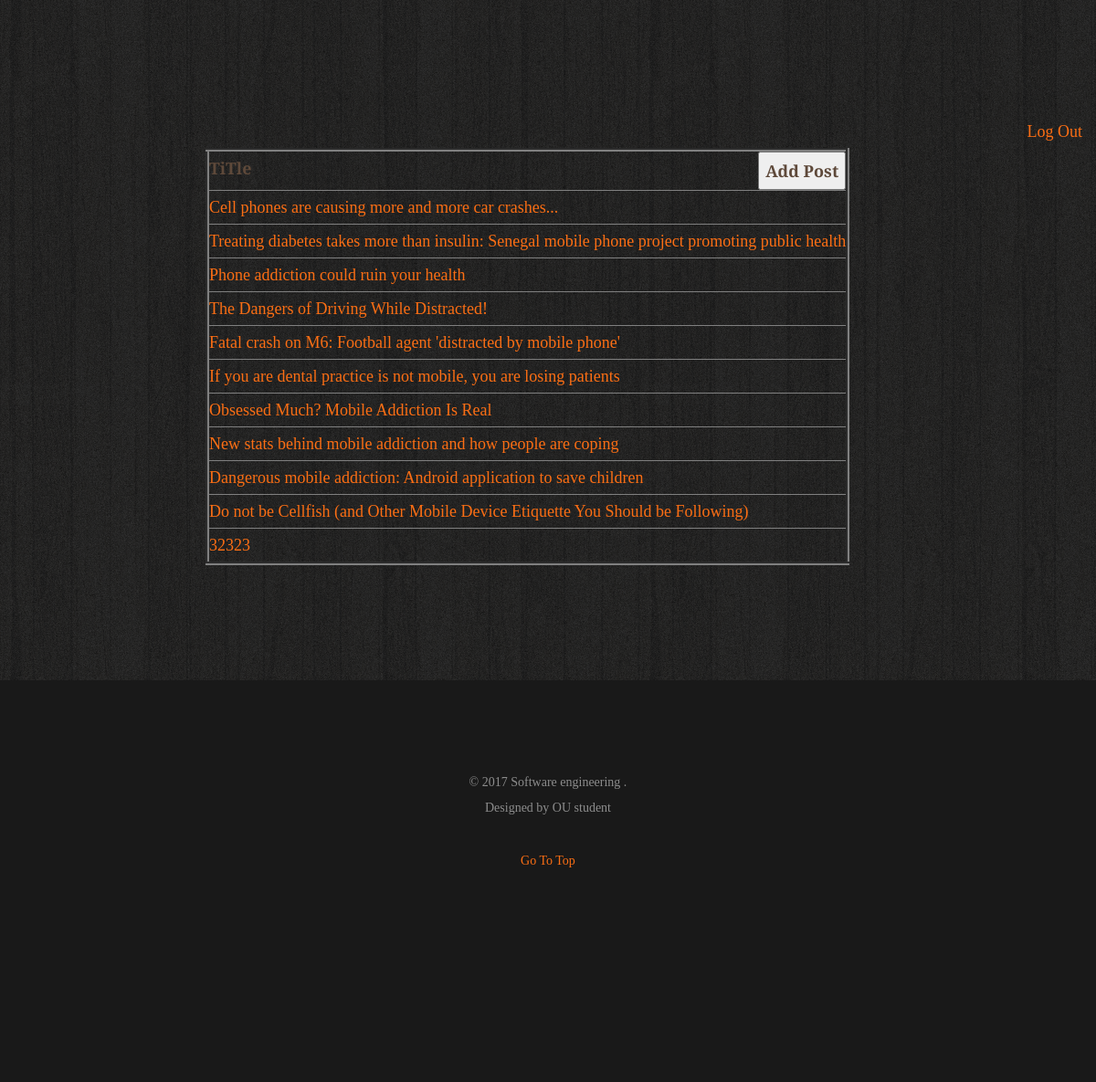
The app's page /admin/post.php (signed in) with its own data.
### tables this page shows
CREATE TABLE IF NOT EXISTS `post` (
  `Id` int(11) NOT NULL AUTO_INCREMENT,
  `Title` varchar(100) NOT NULL,
  `Content` text NOT NULL,
  `Introduction` text NOT NULL,
  `Image` varchar(30) NOT NULL,
  `likeNo` int(20) NOT NULL,
  `DateTime` datetime NOT NULL,
  `type` varchar(30) NOT NULL,
  `viewCount` int(10) DEFAULT '0',
  PRIMARY KEY (`Id`)
);

### admin/post.php (the view, shortened to what this page needs)
<?php
	require_once('../database.php');
	$sth = $conn->prepare("SELECT Id,Title FROM Post");
	$sth->execute();
    $result = $sth->fetchAll();
?>
<!DOCTYPE html>
 <html class="no-js">
	<head>
	<link rel="stylesheet" href="../css/animate.css">
	<link rel="stylesheet" href="../css/icomoon.css">
	<link rel="stylesheet" href="../css/simple-line-icons.css">
	<link rel="stylesheet" href="../css/bootstrap-datetimepicker.min.css">
	<link rel="stylesheet" href="../css/flexslider.css">
	<link rel="stylesheet" href="../css/bootstrap.css">
	<link rel="stylesheet" href="../css/style.css">
	<link rel="stylesheet" href="../css/index.css">
	</head>
	<body>
	<div id="fh5co-container">
		<div id="fh5co-home" class="js-fullheight" data-section="home">
		 <div id="fh5co-featured" data-section="features">
			<div class="container">
				<div class="row text-left ">
					<div class="text-right">
					<a href="post.php?logout" >Log Out</a>
					<br>
					</div>
					<div class="col-md-8 col-md-offset-2">
						<table border=4>
						<th>TiTle<button onclick="window.location= 'Insert.php'" style="float:right">Add Post</button></th>
						<?php
							foreach ($result as $aa){
								echo "<tr><td><a href='data.php?Id=".$aa["Id"]."'>".$aa["Title"]."</a></td></tr>";
							}
						?>
						</table>
					</div>
				</div>
			</div>
		</div>
		<div id="fh5co-footer">
		<div class="container">
			<div class="row row-padded">
				<div class="col-md-12 text-center">
					<p class="to-animate">&copy; 2017 Software engineering . <br> Designed by OU student
					</p>
					<p class="text-center to-animate"><a href="#" class="js-gotop">Go To Top</a></p>
				</div>
			</div>
			<div class="row">
				<div class="col-md-12 text-center">
					<ul class="fh5co-social">
					</ul>
				</div>
			</div>
		</div>
	</div>
	</body>
</html>

### css/style.css (style rules this page uses)
body { font-family: "Merriweather", serif; font-size: 18px; font-weight: 300; line-height: 2; color: #5e493a; }
a { color: #fb6e14; -webkit-transition: 0.5s; -o-transition: 0.5s; transition: 0.5s; }
p { margin-bottom: 30px; }
#fh5co-home { min-height: 100%; background: #fff url(../images/loader.gif) no-repeat center center; }
#fh5co-featured { padding: 7em 0; background: #130d08 url(../images/wood_1.png) repeat; }
#fh5co-container { position: relative; z-index: 10; }
#fh5co-footer { width: 100%; background: rgba(0, 0, 0, 0.9); padding: 7em 0; font-size: 14px; color: rgba(255, 255, 255, 0.5); }
.fh5co-social { padding: 0; margin: 0; }
#fh5co-offcanvas, #fh5co-container, .fh5co-nav-toggle, #fh5co-footer { -webkit-transition: 0.5s; -o-transition: 0.5s; transition: 0.5s; }
#fh5co-container, .fh5co-nav-toggle, #fh5co-footer { z-index: 2; position: relative; }
.js .to-animate, .js .to-animate-2 { opacity: 0; }
.row-padded { padding-bottom: 40px; }

### css/index.css (style rules this page uses)
html, body { padding: 0; margin: 0; width: 100%; height: 100%; }

### records on screen
post: Title "Cell phones are causing more and more car crashes..."
post: Title "Treating diabetes takes more than insulin: Senegal mobile phone project promoting public health"
post: Title "Phone addiction could ruin your health"
post: Title "The Dangers of Driving While Distracted!"
post: Title "Fatal crash on M6: Football agent 'distracted by mobile phone'"
post: Title "If you are dental practice is not mobile, you are losing patients"
post: Title "Obsessed Much? Mobile Addiction Is Real"
post: Title "New stats behind mobile addiction and how people are coping"
post: Title "Dangerous mobile addiction: Android application to save children"
post: Title "Do not be Cellfish (and Other Mobile Device Etiquette You Should be Following)"
post: Title "32323"
